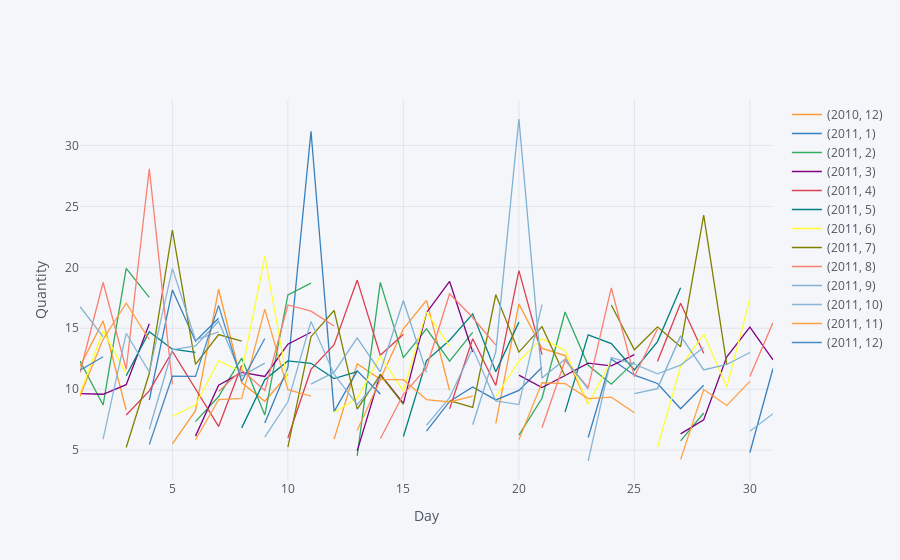

Notebook code for this chart:
### Code cell
uk = uk.pivot_table(values='Quantity', columns=['Year','Month'], index='Day')
uk.iplot(kind='line', xTitle ='Day', yTitle='Quantity')

### Figure 1 — Plotly figure (JSON) as saved in the notebook; plotly's stock layout.template omitted (floating-point values rounded to 4 significant figures)
{"data": [{"line": {"color": "rgba(255, 153, 51, 1.0)", "dash": "solid", "shape": "linear", "width": 1.3}, "mode": "lines", "name": "(2010, 12)", "text": "", "type": "scatter", "x": [1, 2, 3, 4, 5, 6, 7, 8, 9, 10, 11, 12, 13, 14, 15, 16, 17, 18, 19, 20, 21, 22, 23, 24, 25, 26, 27, 28, 29, 30, 31], "y": [11.87, 15.59, 8.293, "", 5.51, 8.235, 18.2, 10.54, 9.01, 11.21, "", 5.901, 12.08, 10.82, 14.95, 17.3, 9.907, "", 7.184, 16.99, 13.35, 12.75, 8.785, "", "", "", "", "", "", "", ""]}, {"line": {"color": "rgba(55, 128, 191, 1.0)", "dash": "solid", "shape": "linear", "width": 1.3}, "mode": "lines", "name": "(2011, 1)", "text": "", "type": "scatter", "x": [1, 2, 3, 4, 5, 6, 7, 8, 9, 10, 11, 12, 13, 14, 15, 16, 17, 18, 19, 20, 21, 22, 23, 24, 25, 26, 27, 28, 29, 30, 31], "y": ["", "", "", 9.109, 18.14, 13.94, 15.83, "", 7.225, 11.78, 31.17, 8.156, 11.5, 9.603, "", 6.555, 9, 10.18, 9.118, 9.898, 11.8, "", 6.032, 12.48, 11.15, 10.47, 8.391, 10.32, "", 4.805, 11.7]}, {"line": {"color": "rgba(50, 171, 96, 1.0)", "dash": "solid", "shape": "linear", "width": 1.3}, "mode": "lines", "name": "(2011, 2)", "text": "", "type": "scatter", "x": [1, 2, 3, 4, 5, 6, 7, 8, 9, 10, 11, 12, 13, 14, 15, 16, 17, 18, 19, 20, 21, 22, 23, 24, 25, 26, 27, 28, 29, 30, 31], "y": [12.31, 8.697, 19.92, 17.54, "", 7.341, 9.4, 12.55, 7.891, 17.73, 18.7, "", 4.525, 18.77, 12.59, 14.95, 12.3, 14.66, "", 6.234, 9.258, 16.33, 11.96, 10.41, 12.24, "", 5.764, 8.048, "", "", ""]}, {"line": {"color": "rgba(128, 0, 128, 1.0)", "dash": "solid", "shape": "linear", "width": 1.3}, "mode": "lines", "name": "(2011, 3)", "text": "", "type": "scatter", "x": [1, 2, 3, 4, 5, 6, 7, 8, 9, 10, 11, 12, 13, 14, 15, 16, 17, 18, 19, 20, 21, 22, 23, 24, 25, 26, 27, 28, 29, 30, 31], "y": [9.638, 9.586, 10.37, 15.37, "", 6.149, 10.32, 11.38, 11.05, 13.7, 14.67, "", 4.94, 11.22, 8.838, 16.28, 18.84, 13.06, "", 11.16, 10.14, 11.12, 12.14, 11.91, 12.84, "", 6.336, 7.495, 12.66, 15.1, 12.4]}, {"line": {"color": "rgba(219, 64, 82, 1.0)", "dash": "solid", "shape": "linear", "width": 1.3}, "mode": "lines", "name": "(2011, 4)", "text": "", "type": "scatter", "x": [1, 2, 3, 4, 5, 6, 7, 8, 9, 10, 11, 12, 13, 14, 15, 16, 17, 18, 19, 20, 21, 22, 23, 24, 25, 26, 27, 28, 29, 30, 31], "y": [16.67, "", 7.882, 9.862, 13.09, 10.04, 6.944, 11.97, "", 6, 11.62, 13.65, 18.96, 12.78, 14.52, "", 8.385, 14.14, 10.3, 19.73, 12.84, "", "", "", "", 12.28, 17.05, 12.95, "", "", ""]}, {"line": {"color": "rgba(0, 128, 128, 1.0)", "dash": "solid", "shape": "linear", "width": 1.3}, "mode": "lines", "name": "(2011, 5)", "text": "", "type": "scatter", "x": [1, 2, 3, 4, 5, 6, 7, 8, 9, 10, 11, 12, 13, 14, 15, 16, 17, 18, 19, 20, 21, 22, 23, 24, 25, 26, 27, 28, 29, 30, 31], "y": [7.643, "", 11.1, 14.73, 13.28, 13.02, "", 6.827, 10.79, 12.32, 12.13, 10.88, 11.45, "", 6.116, 12.34, 14.02, 16.18, 11.43, 15.5, "", 8.138, 14.46, 13.74, 11.58, 13.91, 18.32, "", 6.443, "", 11.95]}, {"line": {"color": "rgba(255, 255, 51, 1.0)", "dash": "solid", "shape": "linear", "width": 1.3}, "mode": "lines", "name": "(2011, 6)", "text": "", "type": "scatter", "x": [1, 2, 3, 4, 5, 6, 7, 8, 9, 10, 11, 12, 13, 14, 15, 16, 17, 18, 19, 20, 21, 22, 23, 24, 25, 26, 27, 28, 29, 30, 31], "y": [9.607, 14.79, 11.28, "", 7.776, 8.696, 12.33, 11.42, 20.91, 10.45, "", 8.111, 9.226, 12.73, 9.847, 16.34, 13.52, "", 9.379, 12.29, 14.15, 13.17, 8.758, 12.34, "", 5.227, 11.85, 14.53, 10.19, 17.43, ""]}, {"line": {"color": "rgba(128, 128, 0, 1.0)", "dash": "solid", "shape": "linear", "width": 1.3}, "mode": "lines", "name": "(2011, 7)", "text": "", "type": "scatter", "x": [1, 2, 3, 4, 5, 6, 7, 8, 9, 10, 11, 12, 13, 14, 15, 16, 17, 18, 19, 20, 21, 22, 23, 24, 25, 26, 27, 28, 29, 30, 31], "y": [8.269, "", 5.212, 11.29, 23.06, 12.03, 14.48, 13.94, "", 5.235, 14.31, 16.46, 8.372, 11.18, 8.752, "", 9.056, 8.505, 17.75, 13.04, 15.14, 11.06, "", 16.91, 13.23, 15.12, 13.49, 24.29, 11.99, "", 9.978]}, {"line": {"color": "rgba(251, 128, 114, 1.0)", "dash": "solid", "shape": "linear", "width": 1.3}, "mode": "lines", "name": "(2011, 8)", "text": "", "type": "scatter", "x": [1, 2, 3, 4, 5, 6, 7, 8, 9, 10, 11, 12, 13, 14, 15, 16, 17, 18, 19, 20, 21, 22, 23, 24, 25, 26, 27, 28, 29, 30, 31], "y": [11.37, 18.75, 11.63, 28.09, 10.4, "", 9.818, 11.57, 9.891, 16.91, 16.4, 15.19, "", 5.927, 9.578, 11.75, 17.84, 15.88, 13.61, "", 6.836, 12.37, 10.13, 18.32, 11.04, 14.94, "", 5.562, "", 11.05, 15.47]}, {"line": {"color": "rgba(128, 177, 211, 1.0)", "dash": "solid", "shape": "linear", "width": 1.3}, "mode": "lines", "name": "(2011, 9)", "text": "", "type": "scatter", "x": [1, 2, 3, 4, 5, 6, 7, 8, 9, 10, 11, 12, 13, 14, 15, 16, 17, 18, 19, 20, 21, 22, 23, 24, 25, 26, 27, 28, 29, 30, 31], "y": [16.77, 14.32, "", 6.699, 13.24, 13.55, 15.57, 11.07, 12.14, "", 10.42, 11.38, 14.21, 11.42, 17.28, 11.38, "", 7.076, 13.08, 32.18, 10.93, 12.45, 9.999, "", 9.641, 10.05, 14.38, 11.58, 12.03, 13.01, ""]}, {"line": {"color": "rgba(128, 177, 211, 0.8999999999999999)", "dash": "solid", "shape": "linear", "width": 1.3}, "mode": "lines", "name": "(2011, 10)", "text": "", "type": "scatter", "x": [1, 2, 3, 4, 5, 6, 7, 8, 9, 10, 11, 12, 13, 14, 15, 16, 17, 18, 19, 20, 21, 22, 23, 24, 25, 26, 27, 28, 29, 30, 31], "y": ["", 5.898, 14.59, 11.4, 19.9, 14.04, 14.7, "", 6.071, 8.967, 15.56, 11.23, 8.735, 10.93, "", 7.038, 9.31, 13.34, 9.041, 8.739, 16.95, "", 4.106, 12.6, 12.05, 11.25, 11.98, 13.42, "", 6.54, 7.98]}, {"line": {"color": "rgba(255, 153, 51, 0.8999999999999999)", "dash": "solid", "shape": "linear", "width": 1.3}, "mode": "lines", "name": "(2011, 11)", "text": "", "type": "scatter", "x": [1, 2, 3, 4, 5, 6, 7, 8, 9, 10, 11, 12, 13, 14, 15, 16, 17, 18, 19, 20, 21, 22, 23, 24, 25, 26, 27, 28, 29, 30, 31], "y": [9.42, 14.1, 17.05, 14.06, "", 5.852, 9.146, 9.236, 16.56, 9.961, 9.439, "", 6.605, 10.78, 10.78, 9.148, 8.951, 9.428, "", 5.854, 10.53, 10.45, 9.225, 9.346, 8.066, "", 4.225, 9.975, 8.661, 10.64, ""]}, {"line": {"color": "rgba(55, 128, 191, 0.8999999999999999)", "dash": "solid", "shape": "linear", "width": 1.3}, "mode": "lines", "name": "(2011, 12)", "text": "", "type": "scatter", "x": [1, 2, 3, 4, 5, 6, 7, 8, 9, 10, 11, 12, 13, 14, 15, 16, 17, 18, 19, 20, 21, 22, 23, 24, 25, 26, 27, 28, 29, 30, 31], "y": [11.55, 12.66, "", 5.46, 11.07, 11.05, 16.88, 10.64, 14.16, "", "", "", "", "", "", "", "", "", "", "", "", "", "", "", "", "", "", "", "", "", ""]}], "layout": {"legend": {"bgcolor": "#F5F6F9", "font": {"color": "#4D5663"}}, "paper_bgcolor": "#F5F6F9", "plot_bgcolor": "#F5F6F9", "title": {"font": {"color": "#4D5663"}}, "xaxis": {"gridcolor": "#E1E5ED", "showgrid": true, "tickfont": {"color": "#4D5663"}, "title": {"font": {"color": "#4D5663"}, "text": "Day"}, "zerolinecolor": "#E1E5ED"}, "yaxis": {"gridcolor": "#E1E5ED", "showgrid": true, "tickfont": {"color": "#4D5663"}, "title": {"font": {"color": "#4D5663"}, "text": "Quantity"}, "zerolinecolor": "#E1E5ED"}}}
